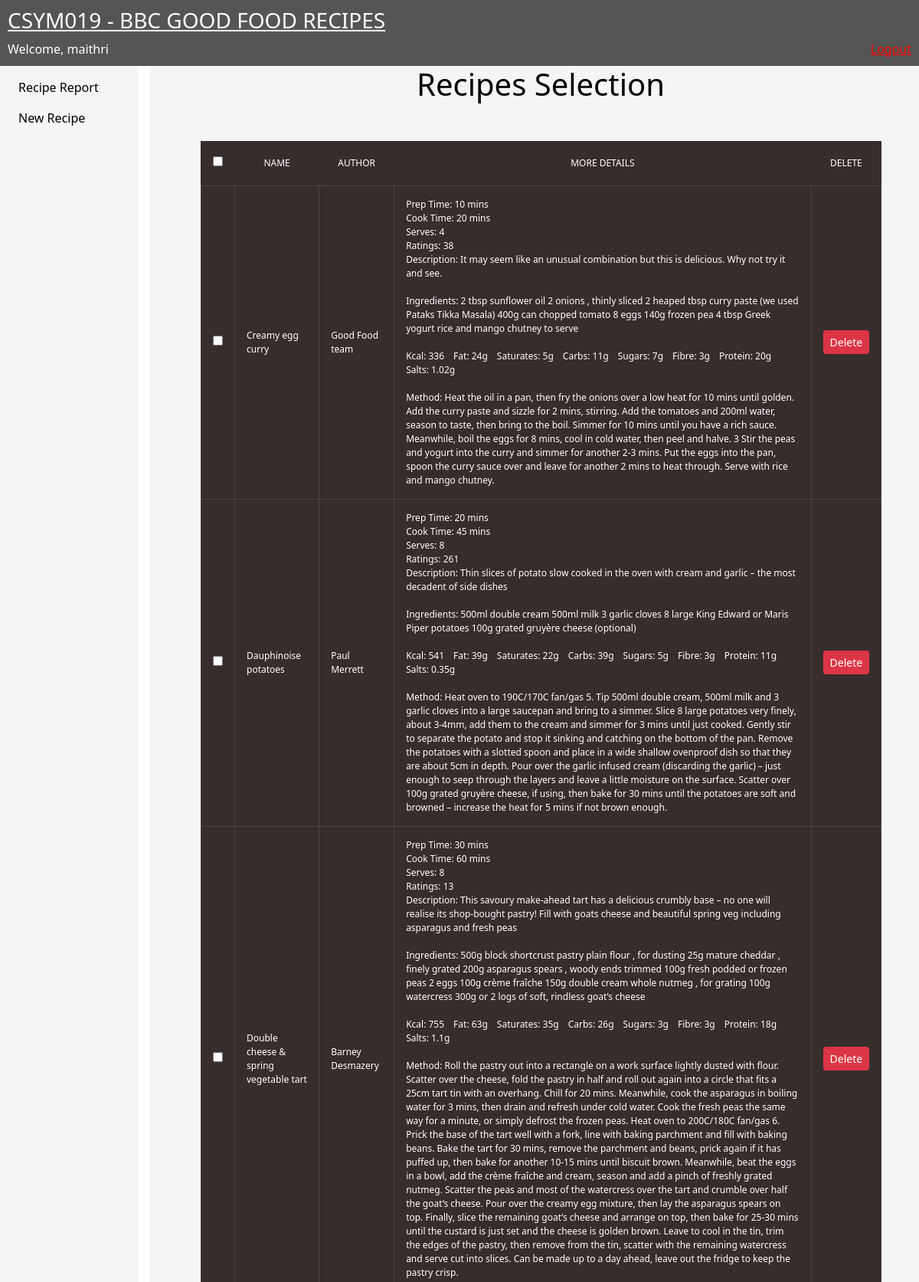
/recipeSelectionForm.php (signed in, upper part), run on the app's committed database.
### tables this page shows
CREATE TABLE `users` (
  `user_id` int NOT NULL AUTO_INCREMENT,
  `username` varchar(15) NOT NULL,
  `email` varchar(40) NOT NULL,
  `password` varchar(255) NOT NULL,
  PRIMARY KEY (`user_id`)
);

CREATE TABLE `Recipes` (
  `id` int unsigned NOT NULL AUTO_INCREMENT,
  `name` varchar(255) NOT NULL,
  `author` varchar(255) NOT NULL,
  `prep` varchar(15) NOT NULL,
  `cook` varchar(15) NOT NULL,
  `serves` int NOT NULL,
  `ratings` int NOT NULL,
  `foodType` varchar(100) NOT NULL,
  `difficulty` varchar(20) NOT NULL,
  `description` varchar(255) NOT NULL,
  `ingredients` longtext NOT NULL,
  `kcal` int NOT NULL,
  `fat` float NOT NULL,
  `saturates` float NOT NULL,
  `carbs` float NOT NULL,
  `sugars` float NOT NULL,
  `fibre` float NOT NULL,
  `protein` float NOT NULL,
  `salt` float NOT NULL,
  `method` longtext NOT NULL,
  PRIMARY KEY (`id`)
);

### src/recipeSelectionForm.php (the view, shortened to what this page needs)
<?php
 require_once 'connection.php';
 $id = $_SESSION['user_login'];
 $select_stmt = $db->prepare("SELECT * FROM users WHERE user_id=:uid");
 $select_stmt->execute(array(":uid"=>$id));
 $row=$select_stmt->fetch(PDO::FETCH_ASSOC);
 if(isset($_SESSION['user_login']))
 {
 ?>
<!DOCTYPE html>
<html>
  <head>
  <link rel="stylesheet" href="https://cdn.jsdelivr.net/npm/bootstrap@5.1.3/dist/css/bootstrap.min.css">
    <link rel="stylesheet" href="layout.css">
  </head>
  <body>
  <header>
            <a class="home" href="home.php"><h3>CSYM019 - BBC GOOD FOOD RECIPES</h3></a>
            Welcome,
<?php
   echo $row['username'];
 }
?>
            <a class="logout" href="logout.php">Logout</a>
        </header>
 <nav>
            <ul>
                <li><a href="./recipeSelectionForm.php">Recipe Report</a></li>
                <li><a href="./newRecipe.php">New Recipe</a></li>
            </ul>
        </nav>
        <main>
<?php
        try
  {
   $query=$db->prepare("SELECT * FROM Recipes ORDER BY name");
   $query->execute();
   $results=$query->fetchAll();
   if(empty($results)){
    $errorMsg="Sorry No recipes Exists";
   }
   else
   {
     ?>
<h1 class="titles">Recipes Selection</h1>
<form action="recipeReport.php" method="POST">
    <table>
    <thead class='tbl-header'>
      <tr>
          <th><input type="checkbox" onClick="toggle(this)" /></th>
        <th>Name</th>
        <th>Author</th>
        <th>More Details</th>
        <th>Delete</th>
      </tr>
    </thead>
    <tbody>
    <?php
    foreach($results as $row){
      ?>
      <tr>
<?php
        echo '<td><input type="checkbox" onchange="myFunc()" name="recipeId[]" value="'. $row['id'] .'"></td>';
        echo '<td>' . $row['name'] . '</td>';
        echo '<td>' . $row['author'] . '</td>';
        echo '<td>Prep Time: ' . $row['prep'] . '<br>Cook Time: ' . $row['cook'] . '<br>Serves: ' . $row['serves']
        . '<br>Ratings: ' . $row['ratings'] . '<br>Description: ' . $row['description'] . '<br><br>Ingredients: ' .
        $row['ingredients'] . '<br><br>Kcal: ' . $row['kcal'] . '&emsp;Fat: ' . $row['fat'] . 'g&emsp;Saturates: ' . $row['saturates'] .
        'g&emsp;Carbs: ' . $row['carbs'] . 'g&emsp;Sugars: ' . $row['sugars'] . 'g&emsp;Fibre: ' . $row['fibre'] . 'g&emsp;Protein: '
        . $row['protein'] . 'g&emsp;Salts: ' . $row['salt'] . 'g<br><br>Method: ' . $row['method'] . '<br></td>';?>
        <td><a href="delete.php?id=<?php echo $row['id']?>" class="btn btn-danger btn-sm">Delete</a> </td>
      </tr>
<?php
    }
    ?>
    </tbody>
    </table>
</form>
<br>
<?php
    }
   }
  catch(PDOException $e)
  {
   echo $e->getMessage();
  }
?>
</main>
</body>
</html>

### src/layout.css (style rules this page uses)
.titles { text-align: center; }
.logout { float:right; color:red; }
.home { color:white; }
table { width: 90%; margin: 50px; border-spacing: 0px; background-color:#372d2d; }
th { padding: 20px 15px; text-align: center; font-weight: 500; font-size: 12px; color: #fff; text-transform: uppercase }
td { padding: 15px; text-align: left; vertical-align:middle; font-weight: 300; font-size: 12px; color: #fff; border: solid 1px rgba(255,255,255,0.1); }
body { display: grid; grid-template-columns: 15% 85%; grid-template-rows: auto; grid-template-areas: "header header" "nav main" "footer footer"; }
header, nav, section, aside, footer { padding: 5px; }
header { background-color: #555; color: white; padding: 10px; grid-area: header; height: fit-content; }
nav { background-color: whitesmoke; color: black; grid-area: nav; }
nav > ul { list-style-type: none; margin: 0; padding: 0; border-right: 2%; border-color: whitesmoke; border-style: solid; background-color: whitesmoke; }
nav > ul li a { display: block; color: #000; padding: 8px 16px; text-decoration: none; }
main { background-color: whitesmoke; color: black; margin-left: 1em; padding-left: 1em; grid-area: main; }

### data on the page
users: username "maithri"
recipes: name "Creamy egg curry", author "Good Food team", prep "10 mins", cook "20 mins", serves "4", ratings "38", description "It may seem like an unusual combination but this is delicious. Why not try it and see.", ingredients "2 tbsp sunflower oil 2 onions , thinly sliced 2 heaped tbsp curry paste (we used Pataks Tikka Masala) 400g can chopped tomato 8 eggs 140g frozen pea 4 tbsp Greek yogurt rice and mango chutney to serve", kcal "336", fat "24", saturates "5", carbs "11", sugars "7", fibre "3", protein "20", salt "1.02", method "Heat the oil in a pan, then fry the onions over a low heat for 10 mins until golden. Add the curry paste and sizzle for 2 mins, stirring. Add the tomatoes and 200ml water, season to taste, then bring to the boil. Simmer for 10 mins until you have a rich sauce. Meanwhile, boil the eggs for 8 mins, cool in cold water, then peel and halve. 3 Stir the peas and yogurt into the curry and simmer for another 2-3 mins. Put the eggs into the pan, spoon the curry sauce over and leave for another 2 mins to heat through. Serve with rice and mango chutney."
recipes: name "Dauphinoise potatoes", author "Paul Merrett", prep "20 mins", cook "45 mins", serves "8", ratings "261", description "Thin slices of potato slow cooked in the oven with cream and garlic – the most decadent of side dishes", ingredients "500ml double cream 500ml milk 3 garlic cloves 8 large King Edward or Maris Piper potatoes 100g grated gruyère cheese (optional)", kcal "541", fat "39", saturates "22", carbs "39", sugars "5", fibre "3", protein "11", salt "0.35", method "Heat oven to 190C/170C fan/gas 5. Tip 500ml double cream, 500ml milk and 3 garlic cloves into a large saucepan and bring to a simmer. Slice 8 large potatoes very finely, about 3-4mm, add them to the cream and simmer for 3 mins until just cooked. Gently stir to separate the potato and stop it sinking and catching on the bottom of the pan. Remove the potatoes with a slotted spoon and place in a wide shallow ovenproof dish so that they are about 5cm in depth. Pour over the garlic infused cream (discarding the garlic) – just enough to seep through the layers and leave a little moisture on the surface. Scatter over 100g grated gruyère cheese, if using, then bake for 30 mins until the potatoes…"
recipes: name "Double cheese & spring vegetable tart", author "Barney Desmazery", prep "30 mins", cook "60 mins", serves "8", ratings "13", description "This savoury make-ahead tart has a delicious crumbly base – no one will realise its shop-bought pastry! Fill with goats cheese and beautiful spring veg including asparagus and fresh peas", ingredients "500g block shortcrust pastry plain flour , for dusting 25g mature cheddar , finely grated 200g asparagus spears , woody ends trimmed 100g fresh podded or frozen peas 2 eggs 100g crème fraîche 150g double cream whole nutmeg , for grating 100g watercress 300g or 2 logs of soft, rindless goat’s cheese", kcal "755", fat "63", saturates "35", carbs "26", sugars "3", fibre "3", protein "18", salt "1.1", method "Roll the pastry out into a rectangle on a work surface lightly dusted with flour. Scatter over the cheese, fold the pastry in half and roll out again into a circle that fits a 25cm tart tin with an overhang. Chill for 20 mins. Meanwhile, cook the asparagus in boiling water for 3 mins, then drain and refresh under cold water. Cook the fresh peas the same way for a minute, or simply defrost the frozen peas. Heat oven to 200C/180C fan/gas 6. Prick the base of the tart well with a fork, line with baking parchment and fill with baking beans. Bake the tart for 30 mins, remove the parchment and beans, prick again if it has puffed up, then bake for another 10-15 mins until biscuit brown. Meanwhile,…"
